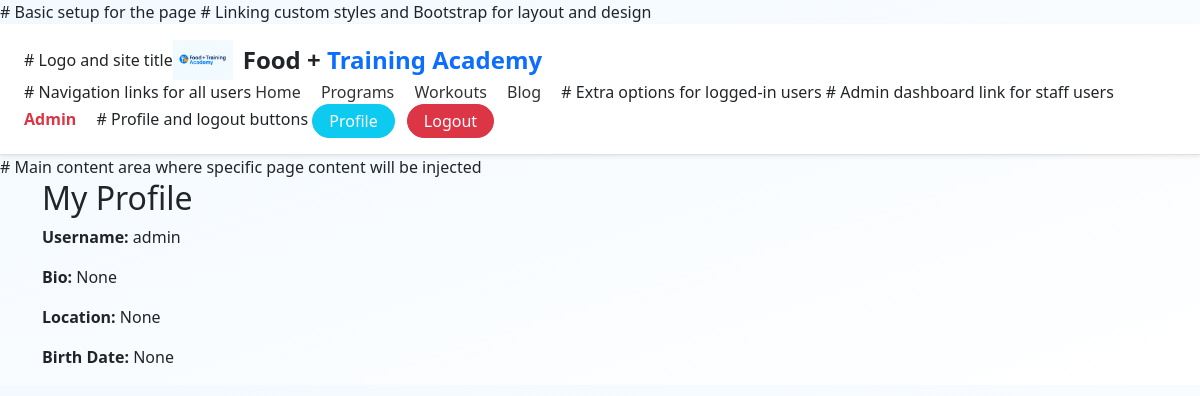
Page /my-profile/ (signed in) on the committed database.
### core/models.py (models this page shows, shortened)
class UserProfile(models.Model):
    user = models.OneToOneField(User, on_delete=models.CASCADE)
    bio = models.TextField(blank=True, null=True)
    location = models.CharField(max_length=100, blank=True, null=True)
    birth_date = models.DateField(blank=True, null=True)
    enrolled_programs = models.ManyToManyField('Program', related_name='students', blank=True)

### core/views.py (the view)
# urls.py: path('my-profile/', views.my_profile, name='my_profile'),
@login_required
def my_profile(request):
    try:
        profile = UserProfile.objects.get(user=request.user)
    except UserProfile.DoesNotExist:
        profile = None
    return render(request, 'core/my_profile.html', {'profile': profile})

### core/templates/core/my_profile.html
{% extends 'core/base.html' %}
{% block content %}
  <div class="container">
    <h2>My Profile</h2>
    {% if profile %}
      <p><strong>Username:</strong> {{ request.user.username }}</p>
      <p><strong>Bio:</strong> {{ profile.bio }}</p>
      <p><strong>Location:</strong> {{ profile.location }}</p>
      <p><strong>Birth Date:</strong> {{ profile.birth_date }}</p>
    {% else %}
      <p>You haven't created a profile yet.</p>
      <a href="{% url 'create_profile' %}">Create your profile</a>
    {% endif %}
  </div>
{% endblock %}

### core/static/core/style.css (style rules this page uses)
* { box-sizing: border-box; margin: 0; padding: 0; }
body { font-family: 'Segoe UI', sans-serif; margin: 0; padding: 0; overflow-x: hidden; background: linear-gradient(to bottom right, #f2f9ff, #ffffff); color: #212529; }

### rows in the picture
UserProfile: bio "None", location "None", birth_date "None"

### other values in the picture
{{ request.user.username }} "admin"
